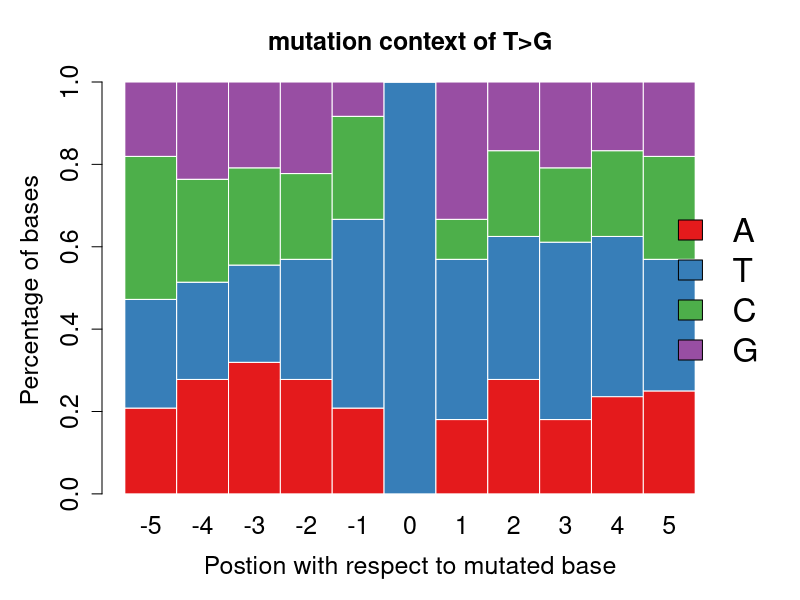

Generate this figure with R:
library(RColorBrewer)
setwd("test.out")
a<-read.table("mutation_context_TG.txt",header=T,sep="\t",row.names=1,check.names=F)
a.matrix=as.matrix(a)
n<-sum(a.matrix[,1])
b.matrix<-a.matrix/n
png("mutation_context_TG.png",width=800,height=600)
par(mar=c(5,5,4,4)+0.1,xpd=T)
barplot(b.matrix,col=brewer.pal(4,"Set1"),border=FALSE,space=c(0),xlab="Postion with respect to mutated base",ylab="Percentage of bases",main="mutation context of T>G",cex.axis=1.5,cex.lab=1.5,cex.main=1.5,cex.names=1.5)
legend("right",legend=row.names(b.matrix),bty="n",horiz=F,fill=brewer.pal(4,"Set1"),inset=c(-0.09,0),cex=2)
dev.off()
